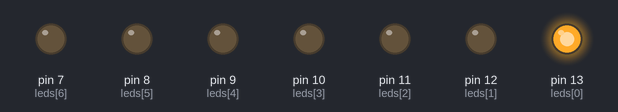
A sketch run on a simulated Arduino Uno, built with avr-gcc and run on an emulated ATmega328P. Shown: output pins drawn as LEDs (lit = HIGH).

Above: at 0.2 s.
At 7.5 s:
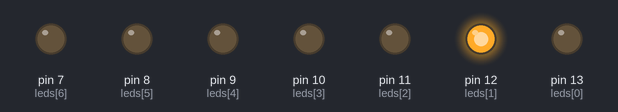
At 9.5 s:
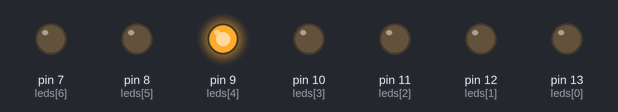
At 13.5 s:
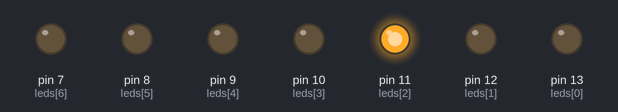
At 14.5 s:
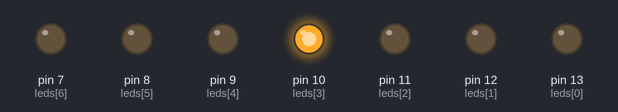
At 19.5 s:
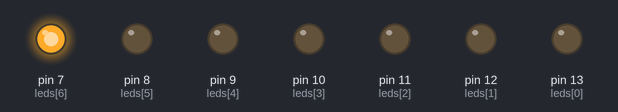
Timing chart, 0 to 20.8 s (numbered marks = the images above):
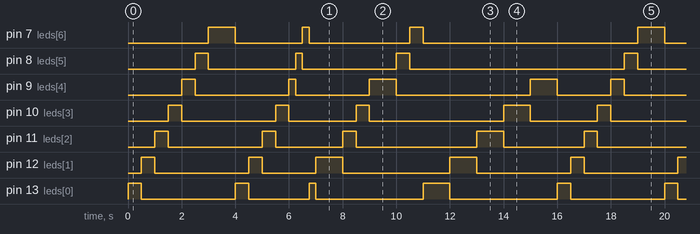

The sketch:

group-activity1.ino
```cpp
int leds[] = {13, 12, 11, 10, 9, 8, 7, 6}; // LED pins
int delays[] = {500, 500, 500, 500, 500, 500, 1000,
                500, 500, 500, 500, 250, 250, 250, 250, 1000,
                500, 500, 1000,
                500, 500, 1000,
                1000, 1000, 1000, 1000, 3000}; // Delays in ms

void setup() {
  for (int i = 0; i < 7; i++) {
    pinMode(leds[i], OUTPUT); // Set LED pins as output
  }
}

void loop() {
  for (int i = 0; i < 26; i++) {
    int ledIndex = i % 7;
    digitalWrite(leds[ledIndex], HIGH); // Turn on the current LED
    delay(delays[i]); // Wait for the specified time
    digitalWrite(leds[ledIndex], LOW); // Turn off the current LED
  }
}
```

Measured:
- by itself, pin 7 (leds[6]): repeats every 16.0 s: LOW 2.5 s, HIGH 0.25 s, LOW 3.8 s, HIGH 0.50 s, LOW 8.0 s, HIGH 1.0 s
- by itself, pin 8 (leds[5]): repeats every 16.0 s: LOW 3.3 s, HIGH 0.25 s, LOW 3.5 s, HIGH 0.50 s, LOW 8.0 s, HIGH 0.50 s
- by itself, pin 9 (leds[4]): repeats every 16.0 s: LOW 3.5 s, HIGH 0.25 s, LOW 2.8 s, HIGH 1.0 s, LOW 5.0 s, HIGH 1.0 s, LOW 2.0 s, HIGH 0.50 s
- by itself, pin 10 (leds[3]): repeats every 16.0 s: LOW 3.5 s, HIGH 0.50 s, LOW 2.5 s, HIGH 0.50 s, LOW 5.0 s, HIGH 1.0 s, LOW 2.5 s, HIGH 0.50 s
- by itself, pin 11 (leds[2]): repeats every 16.0 s: LOW 3.5 s, HIGH 0.50 s, LOW 2.5 s, HIGH 0.50 s, LOW 4.5 s, HIGH 1.0 s, LOW 3.0 s, HIGH 0.50 s
- by itself, pin 12 (leds[1]): repeats every 16.0 s: LOW 3.5 s, HIGH 0.50 s, LOW 2.0 s, HIGH 1.0 s, LOW 4.0 s, HIGH 1.0 s, LOW 3.5 s, HIGH 0.50 s
- by itself, pin 13 (leds[0]): repeats every 16.0 s: LOW 3.5 s, HIGH 0.50 s, LOW 2.3 s, HIGH 0.25 s, LOW 4.0 s, HIGH 1.0 s, LOW 4.0 s, HIGH 0.50 s
